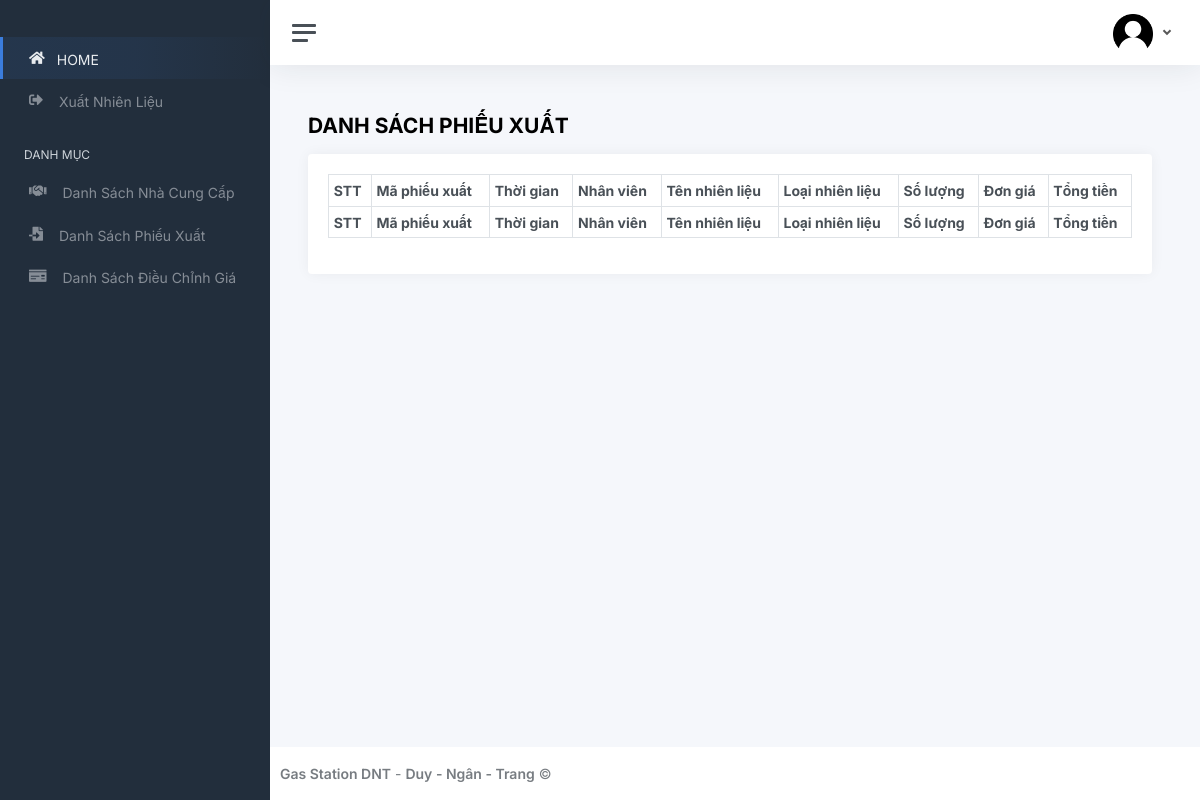
The page /static/danhsach_phieuxuat.php on the database as committed earlier.
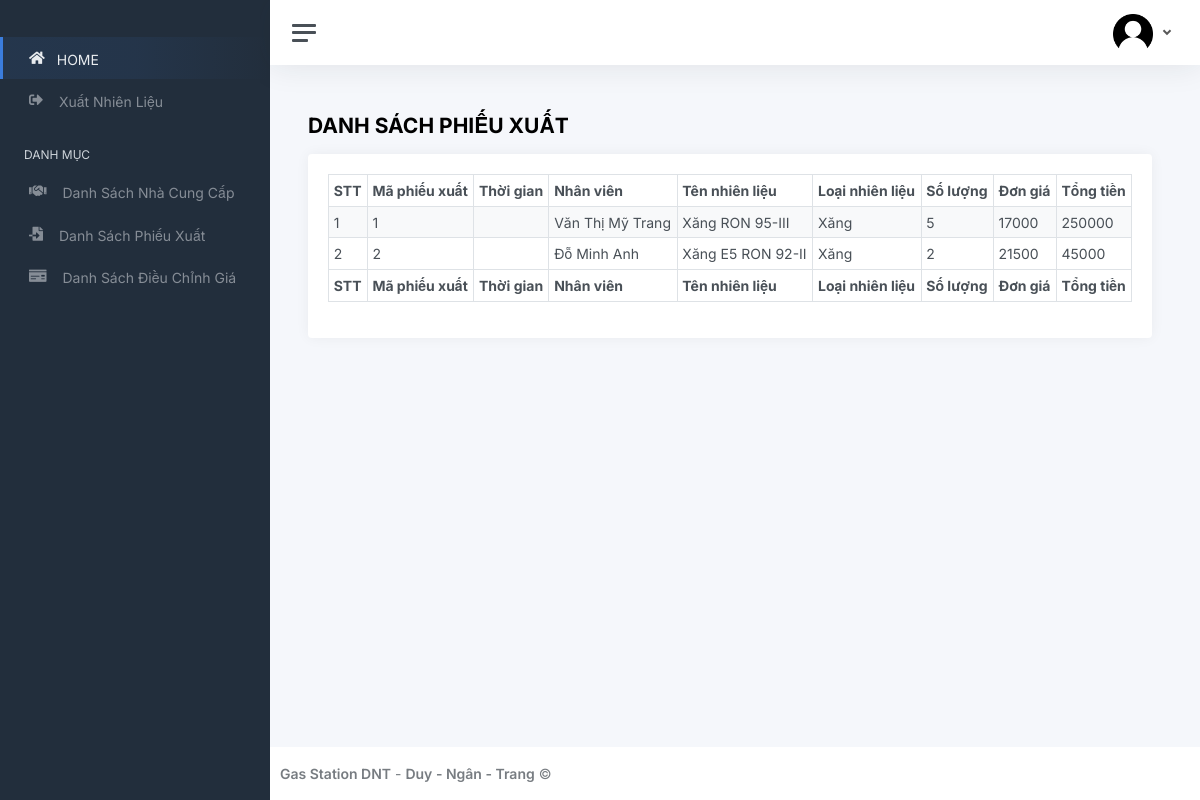
The same page on the database as committed later.
### tables this page shows
CREATE TABLE `phieuxuat` (
  `ID_PHIEUXUAT` int NOT NULL,
  `ID_NHIENLIEU` int NOT NULL,
  `ID_NV` int NOT NULL,
  `ID_TRAM` varchar(8) NOT NULL,
  `THOIGIAN_XUAT` datetime DEFAULT NULL,
  `SO_LUONG` float DEFAULT NULL,
  `TONG_TIEN` int DEFAULT NULL
);

CREATE TABLE `nhienlieu` (
  `ID_NHIENLIEU` int NOT NULL,
  `TEN_NHIENLIEU` varchar(50) NOT NULL,
  `LOAI_NHIENLIEU` int DEFAULT NULL
);

### static/danhsach_phieuxuat.php (the view, shortened to what this page needs)
<?php
include "connect.php";
$sql_dspx = "SELECT PX.ID_PHIEUXUAT, DATE_FORMAT(PX.THOIGIAN_XUAT, '%d-%m-%Y %H:%i:%s') as THOIGIAN_XUAT, NL.TEN_NHIENLIEU, NL.LOAI_NHIENLIEU, PX.SO_LUONG, PX.TONG_TIEN, BG.GIA, CONCAT(NV.HO_NV, ' ', NV.TEN_NV) AS FULLNAME
FROM PHIEUXUAT PX
JOIN NHANVIEN NV ON PX.ID_NV = NV.ID_NV
JOIN BANGGIA BG ON PX.ID_NHIENLIEU = BG.ID_NHIENLIEU
JOIN NHIENLIEU NL ON PX.ID_NHIENLIEU = NL.ID_NHIENLIEU
WHERE (BG.ID_NHIENLIEU, BG.NGAY_CN) IN (SELECT ID_NHIENLIEU, MAX(NGAY_CN) FROM banggia GROUP BY ID_NHIENLIEU)";
$result_dspx = mysqli_query($conn, $sql_dspx);
?>
<!DOCTYPE html>
<html lang="en">
<head>
	<link href="css/app.css" rel="stylesheet">
	<link rel="stylesheet" href="https://cdnjs.cloudflare.com/ajax/libs/font-awesome/5.15.4/css/all.min.css" />
	<link rel="stylesheet" type="text/css" href="https://cdn.datatables.net/1.13.6/css/dataTables.jqueryui.min.css">
</head>
<body>
	<div class="wrapper">
	<?php
			include "header.php";
		?>
		<div class="main">
		<?php
			include 'username.php';
			?>
			<main class="content">
				<div class="container-fluid p-0">
					<h1 class="h3 mb-3" style="font-weight: bold;">DANH SÁCH PHIẾU XUẤT</h1>
					<div class="row">
						<div class="col-12">
							<div class="card">
								<div class="card-body">
									<div class="table-responsive ">
									<table id="dtBasicExample" class="table table-striped table-bordered table-sm" width="100%">
										<thead>
											<tr>
												<th class="th-sm">STT</th>
												<th class="th-sm">Mã phiếu xuất</th>
												<th class="th-sm">Thời gian</th>
												<th class="th-sm">Nhân viên</th>
												<th class="th-sm">Tên nhiên liệu</th>
												<th class="th-sm">Loại nhiên liệu</th>
												<th class="th-sm">Số lượng</th>
												<th class="th-sm">Đơn giá</th>
												<th class="th-sm">Tổng tiền</th>
											  </tr>
										</thead>
										<tbody>
											<?php
											$stt = 0;
											while ($row_dspx = mysqli_fetch_assoc($result_dspx)) {
												$stt++;
												$loai_nienlieu = ($row_dspx['LOAI_NHIENLIEU'] == 1) ? 'Xăng' : 'Dầu';
												echo "<tr>
														<td>{$stt}</td>
														<td>{$row_dspx['ID_PHIEUXUAT']}</td>
														<td>{$row_dspx['THOIGIAN_XUAT']}</td>
														<td>{$row_dspx['FULLNAME']}</td>
														<td>{$row_dspx['TEN_NHIENLIEU']}</td>
														<td>{$loai_nienlieu}</td>
														<td>{$row_dspx['SO_LUONG']}</td>
														<td>{$row_dspx['GIA']}</td>
														<td>{$row_dspx['TONG_TIEN']}</td>
													</tr>";
											}
											?>
										</tbody>
										<tfoot>
											<tr>
												<th class="th-sm">STT</th>
												<th class="th-sm">Mã phiếu xuất</th>
												<th class="th-sm">Thời gian</th>
												<th class="th-sm">Nhân viên</th>
												<th class="th-sm">Tên nhiên liệu</th>
												<th class="th-sm">Loại nhiên liệu</th>
												<th class="th-sm">Số lượng</th>
												<th class="th-sm">Đơn giá</th>
												<th class="th-sm">Tổng tiền</th>
											  </tr>
										</tfoot>
									  </table>
									</div>
								</div>
							</div>
						</div>
					</div>
			</main>
			<footer class="footer">
				<div class="container-fluid">
					<div class="row text-muted">
						<div class="col-6 text-start">
							<p class="mb-0">
								<a class="text-muted" href="#" target="_blank"><strong>Gas Station DNT</strong></a> - <a class="text-muted" href="#" target="_blank"><strong>Duy - Ngân - Trang</strong></a>								&copy;
							</p>
						</div>
					</div>
				</div>
			</footer>
		</div>
	</div>
</body>
</html>

Rows that differ between the two databases and show on the page:
added phieuxuat: ID_PHIEUXUAT "1", FULLNAME "Văn Thị Mỹ Trang", ID_NHIENLIEU.TEN_NHIENLIEU "Xăng RON 95-III", ID_NHIENLIEU.LOAI_NHIENLIEU "Xăng", SO_LUONG "5", GIA "17000", TONG_TIEN "250000"
added phieuxuat: ID_PHIEUXUAT "2", FULLNAME "Đỗ Minh Anh", ID_NHIENLIEU.TEN_NHIENLIEU "Xăng E5 RON 92-II", ID_NHIENLIEU.LOAI_NHIENLIEU "Xăng", SO_LUONG "2", GIA "21500", TONG_TIEN "45000"
